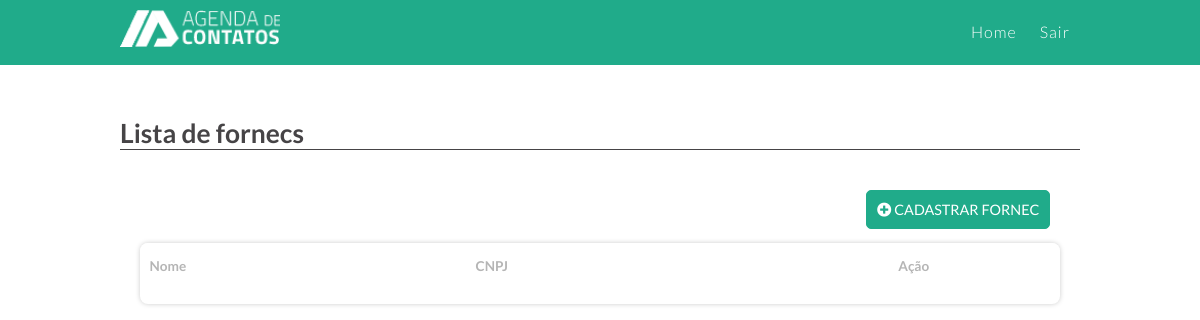
/Fornec/lista, run on an earlier commit of the app's database.
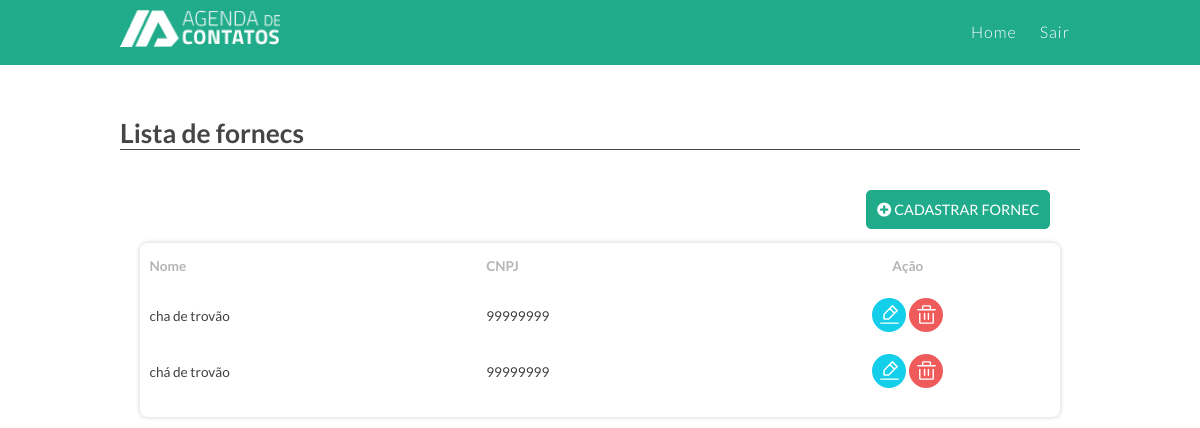
And on a later commit of the database.
### tables this page shows
CREATE TABLE `tblfornecedores` (
  `idF` int(11) NOT NULL,
  `cnpj` varchar(50) NOT NULL,
  `fornecedor` varchar(100) NOT NULL
);

### app/controllers/FornecController.php (called while the page is built, shortened)
<?php
class FornecController extends Controller{
   public function index(){
        $objFornec = new Fornec();
        $dados["lista"] = $objFornec->lista();
        $dados["view"] = "fornec/index";
         $this->load("template",$dados);
   }
}

### app/core/Core.php (called while the page is built, shortened)
<?php
class Core{
    private $parametros = array();
    public function run(){
       $c = new $controllerCorrente;
       call_user_func_array(array($c, $this->getMetodo()), $this->getParametros());
    }
    public function getMetodo() {
        return METODO_PADRAO;
    }
    public function getParametros() {
        return $this->parametros;
    }
}

### index.php (called while the page is built, shortened)
<?php
require 'app/core/Core.php';
$core = new Core;
$core->run();

### app/core/Model.php (called while the page is built, shortened)
<?php
abstract class Model{
    public function __construct() {
		 $opcoes = array(
                \PDO::ATTR_ERRMODE => \PDO::ERRMODE_EXCEPTION,
                \PDO::MYSQL_ATTR_INIT_COMMAND =>"Set NAMES utf8"
        );
        $this->db = new \PDO("mysql:dbname=".BANCO.";host=".SERVIDOR,USUARIO,SENHA, $opcoes);
    }
}

### app/models/Fornec.php (called while the page is built, shortened)
<?php
class Fornec extends Model{
    public function lista(){
        $sql = "SELECT * FROM tblfornecedores";
        $qry = $this->db->query($sql);
        return $qry->fetchAll(\PDO::FETCH_OBJ);
    }
}

### app/views/Fornec/index.php (the view, shortened to what this page needs)
<section class="caixa mt-4">
	<div class="titulo h5 mb-0"> <h2>Lista de fornecs</h2></div>
	<div class="base-lista">
		<div>
			<div class="text-end d-flex">
				<a href="<?php echo URL_BASE."fornec/create" ?>" class="btn btn-verde d-inline-block mb-2 mx-1"><i class="fas fa fa-plus-circle" aria-hidden="true"></i> Cadastrar fornec</a>
			</div>
		</div>
	<div class="tabela-responsiva tabela">
		<table width="100%" border="0" cellspacing="0" cellpadding="0" id="dataTable">
			<thead>
				<tr>
				<th align="left">Nome</th>
				<th align="left">CNPJ</th>
				<th align="center">Ação</th>
				</tr>
			</thead>
			<tbody>
				<?php  foreach($lista as $fornec) { ?>
				<tr>
                    <td><?php echo $fornec->fornecedor; ?></td>
					<td><?php echo $fornec->cnpj; ?></td>
					<td align="center">
						<a href="<?php echo URL_BASE."fornec/edit/".$fornec->idF ?>" class="btn btn-editar" title="Editar"></a>
						<a href="<?php echo URL_BASE."fornec/excluir/".$fornec->idF ?>" class="btn btn-exlcuir" title="excluir"></a>
					</td>
				</tr>
				<?php } ?>
			</tbody>
		</table>
		</div>
		</div>
	</div>

### app/core/Controller.php (shortened to what this page needs)
<?php
class Controller{
     public function load($viewName, $viewData=array()){
       if($viewData) {
       extract($viewData);
       include "app/views/" . $viewName .".php";
       }
   }
}

### app/views/template.php (shortened to what this page needs)
<!doctype html>
<html language="pt-br">
		<link rel="stylesheet" href="<?php echo URL_BASE ?>/assets/js/datatables/css/jquery.dataTables.min.css">
		<link rel="stylesheet" href="<?php echo URL_BASE ?>/assets/js/datatables/css/responsive.dataTables.min.css">
		<link rel="stylesheet" href="<?php echo URL_BASE ?>/assets/js/datatables/css/style_dataTable.css">
		<link rel="stylesheet" type="text/css" href="<?php echo URL_BASE ?>/assets/css/auxiliar.css">
		<link rel="stylesheet" href="<?php echo URL_BASE ?>/assets/css/grade.css">
		<link rel="stylesheet" href="<?php echo URL_BASE ?>/assets/css/style.css">
		<link rel="stylesheet" href="https://use.fontawesome.com/releases/v5.6.3/css/all.css">
	<body>
    <?php include_once "cabecalho.php"; ?>
	<div class="conteudo">
         <?php $this->load($view,$viewData) ?>
	</body>
</html>

### app/views/cabecalho.php (shortened to what this page needs)
<header class="topo">
			<div class="conteudo">
				<a href="index.html" class="logo"><img src="<?php echo URL_BASE ?>/assets/img/logo.png"></a>
				<nav class="menu">
					<ul>
						<li><a href="<?php echo URL_BASE ?>">Home</a></li>
						<li><a href="">Sair</a></li>
					</ul>
				</nav>
			</div>
		</header>

### assets/css/auxiliar.css (style rules this page uses)
a { text-decoration:none }
.d-inline-block { display:inline-block!important; }
.d-flex { display:flex!important; }
.mt-4,.my-4 { margin-top:2rem!important; }
.mb-2,.my-2 { margin-bottom:.9rem!important; }
.mb-0,.my-0 { margin-bottom:0!important; }
.ml-1,.mx-1 { margin-left:.6rem!important; }
.mr-1,.mx-1 { margin-right:.6rem!important; }
.h5 { font-size:1.1rem!important;margin-bottom:20px;display:block }
.text-end { justify-content: flex-end!important; }
.btn { display: block; padding: 10px; border:0; border-radius: 5px; color: #fff; text-align: center; text-transform: uppercase; text-decoration: none; background:#41d07b!important; transition:all .4s; font-size: .9rem!important; }
.btn-verde { background:#20AB8A!important; border: solid 1px #20AB8A!important; }
.tabela-responsiva { display: block; width: 100%; overflow-x: auto; -webkit-overflow-scrolling: touch; -ms-overflow-style: -ms-autohiding-scrollbar; }
.tabela-responsiva table { width: 100%; max-width: 100%; margin-bottom: 1rem; background-color: transparent; border:0; }
.tabela-responsiva td, .tabela-responsiva th { font-size:.85rem }
.tabela-responsiva td { vertical-align:middle; }
.tabela-responsiva th { background: #ffffff; padding: .9rem .6rem; color: #b5b5b5; }
.tabela-responsiva td { padding: .6rem;color: #404040; }
.tabela-responsiva td .btn { display:inline-block!important; font-size:.6rem!important }
.tabela-responsiva tr:nth-of-type(2n+0) { background:#fff }

### assets/css/grade.css (style rules this page uses)
*,::after,::before { box-sizing:border-box; -webkit-box-sizing:border-box; -moz-box-sizing:border-box; -o-box-sizing:border-box; -ms-box-sizing:border-box; }

### assets/css/style.css (style rules this page uses)
* { padding:0; margin:0; box-sizing:border-box; -webkit-box-sizing:border-box; -moz-box-sizing:border-box; -o-box-sizing:border-box; }
body { font-family: 'Lato', sans-serif; font-size:1em; background: #fff; }
a { text-decoration:none; }
.topo { width:100%; padding:10px 0; height:65px; background: #20AB8A; margin-bottom:20px; }
.topo .logo { width:160px; float:left; }
.topo .logo img { width:100% }
.topo .menu { float:right; margin-left:80px; padding:12px 0; }
.topo .menu ul li { display:inline-block; margin:0 10px; }
.topo .menu ul li a { display:inline-block; color:#fff; font-size:1em; letter-spacing:1px; transition:all .4s linear; font-weight:300 }
.conteudo { width:960px; margin:0 auto; }
.caixa { width:100%; float:left; }
.titulo { display: block; border-bottom: solid 1px #464446; color: #464446; font-size: 1.2em; margin-bottom: 1.5rem; }
.tabela { box-shadow:0 0 5px 0 #ccc; border-radius:8px }
.tabela-responsiva { display: block; width: 100%; overflow-x: auto; -webkit-overflow-scrolling: touch; -ms-overflow-style: -ms-autohiding-scrollbar; }
.tabela .btn.btn-exlcuir { border-radius:40px; background:#EF5B5B url(../img/iconoir_trash.svg) no-repeat center!important; background-size: 68%!important; width: 34px; height: 34px; }
.tabela .btn.btn-editar { border-radius:40px; background:#14CFE9 url(../img/iconoir_edit.svg) no-repeat center!important; background-size: 68%!important; width: 34px; height: 34px; }
.base-lista { width:100%; float:left; padding:20px; margin-top:20px; }
.base-lista .btn { display:inline-block; }

What changed in the data, as far as the page shows it:
added tblfornecedores: fornecedor "cha de trovão", cnpj "99999999"
added tblfornecedores: fornecedor "chá de trovão", cnpj "99999999"
